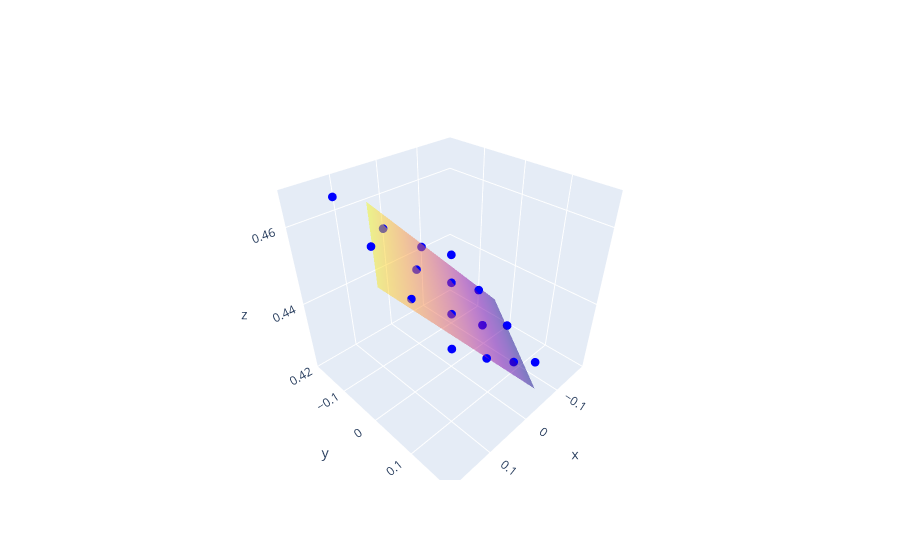

Notebook source saved alongside this figure:
### Code cell
import numpy as np

# assemble points
pts = np.vstack((x, y, z)).T

# initial plane fit
centroid = pts.mean(axis=0)
_, _, vh = np.linalg.svd(pts - centroid)
normal = vh[2]

# filter outliers
dist_threshold = 0.01  # adjust as needed
dists = np.dot(pts - centroid, normal)
inliers = pts[np.abs(dists) < dist_threshold]

# refit plane to inliers
centroid = inliers.mean(axis=0)
_, _, vh = np.linalg.svd(inliers - centroid)
e1, e2 = vh[0], vh[1]

# create plane grid
d = np.max(np.ptp(inliers, axis=0))
u = np.linspace(-d/2, d/2, 10)
v = np.linspace(-d/2, d/2, 10)
uu, vv = np.meshgrid(u, v)
plane_pts = centroid + uu[..., None]*e1 + vv[..., None]*e2
px, py, pz = plane_pts[...,0], plane_pts[...,1], plane_pts[...,2]

# add to figure
fig = go.Figure(data=(
    go.Scatter3d(x=x, y=y, z=z, mode='markers', marker=dict(color='blue', size=3)),
))
fig.add_trace(go.Surface(x=px, y=py, z=pz, showscale=False, opacity=0.5))
fig.show()
